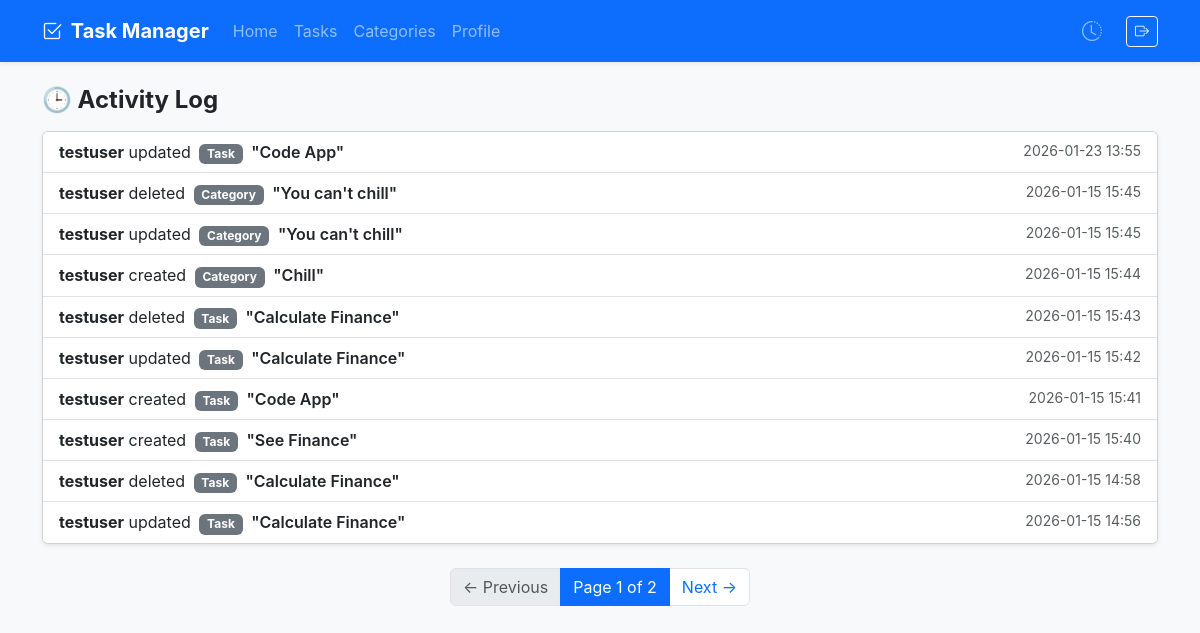
/activity_logs/ (signed in), run on the app's committed database.
### activityLog/models.py (models this page shows, shortened)
class ActivityLog(models.Model):
    ACTION_CHOICES = (
        ('created','Created'),
        ('updated','Updated'),
        ('completed','Completed'),
        ('deleted','Deleted')
    )
    user = models.ForeignKey(User, on_delete= models.CASCADE,related_name='activity_logs')
    action = models.CharField(max_length=10, choices=ACTION_CHOICES,)
    task = models.ForeignKey(Task, on_delete=models.SET_NULL, null=True, blank=True)
    task_title=models.CharField(max_length=150,blank=True,null=True)
    timestamp = models.DateTimeField(auto_now_add=True)
    category = models.ForeignKey(Category, on_delete=models.SET_NULL, null=True, blank=True)
    category_title=models.CharField(max_length=150, blank=True, null=True)

### activityLog/views.py (the view)
# urls.py: path("", views.activity_log_list, name="activity_log_list"),
@login_required
def activity_log_list(request):
    logs_qs = ActivityLog.objects.filter(user=request.user).order_by("-timestamp")
    paginator = Paginator(logs_qs, 10)
    page_number = request.GET.get('page')
    logs = paginator.get_page(page_number)
    return render(request, "activity_log.html", {"logs":logs})

### templates/activity_log.html
{% extends "base/base.html" %}
{% block content %}
<h4 class="mb-3 fw-bold">🕒 Activity Log</h4>
<div class="card shadow-sm">
  <ul class="list-group list-group-flush">
    {% for log in logs %}
      <li class="list-group-item d-flex justify-content-between align-items-start">
        <div>
          <strong>{{ log.user.username }}</strong>
          {{ log.action }}
          <span class="badge bg-secondary ms-1">
            {% if log.task_title %}
              Task
            {% else %}
              Category
            {% endif %}
          </span>
          <span class="fw-semibold ms-1">
            "{{ log.task_title|default:log.category_title }}"
          </span>
        </div>
        <small class="text-muted">
          {{ log.timestamp|date:"Y-m-d H:i" }}
        </small>
      </li>
    {% empty %}
      <li class="list-group-item text-center text-muted py-4">
        No activity yet
      </li>
    {% endfor %}
  </ul>
</div>
<nav class="mt-4">
  <ul class="pagination justify-content-center mb-0">
    {% if logs.has_previous %}
      <li class="page-item">
        <a class="page-link" href="?page={{ logs.previous_page_number }}">← Previous</a>
      </li>
    {% else %}
      <li class="page-item disabled">
        <span class="page-link">← Previous</span>
      </li>
    {% endif %}
    <li class="page-item active">
      <span class="page-link">
        Page {{ logs.number }} of {{ logs.paginator.num_pages }}
      </span>
    </li>
    {% if logs.has_next %}
      <li class="page-item">
        <a class="page-link" href="?page={{ logs.next_page_number }}">Next →</a>
      </li>
    {% else %}
      <li class="page-item disabled">
        <span class="page-link">Next →</span>
      </li>
    {% endif %}
  </ul>
</nav>
{% endblock %}

### static/styles.css (style rules this page uses)
body { font-family: "Inter", system-ui, sans-serif; }

### data on the page
ActivityLog: user.username "testuser", action "updated", shows "Task", task_title "Code App", timestamp "2026-01-23 13:55"
ActivityLog: user.username "testuser", action "deleted", shows "Category", task_title "You can't chill", timestamp "2026-01-15 15:45"
ActivityLog: user.username "testuser", action "updated", shows "Category", task_title "You can't chill", timestamp "2026-01-15 15:45"
ActivityLog: user.username "testuser", action "created", shows "Category", task_title "Chill", timestamp "2026-01-15 15:44"
ActivityLog: user.username "testuser", action "deleted", shows "Task", task_title "Calculate Finance", timestamp "2026-01-15 15:43"
ActivityLog: user.username "testuser", action "updated", shows "Task", task_title "Calculate Finance", timestamp "2026-01-15 15:42"
ActivityLog: user.username "testuser", action "created", shows "Task", task_title "Code App", timestamp "2026-01-15 15:41"
ActivityLog: user.username "testuser", action "created", shows "Task", task_title "See Finance", timestamp "2026-01-15 15:40"
ActivityLog: user.username "testuser", action "deleted", shows "Task", task_title "Calculate Finance", timestamp "2026-01-15 14:58"
ActivityLog: user.username "testuser", action "updated", shows "Task", task_title "Calculate Finance", timestamp "2026-01-15 14:56"

### other printed values
{{ logs.number }} "1"
{{ logs.paginator.num_pages }} "2"
